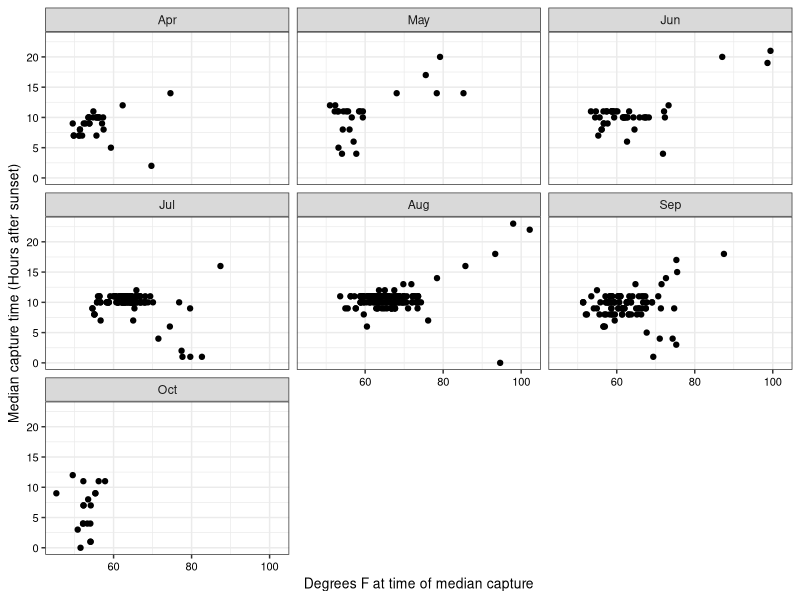
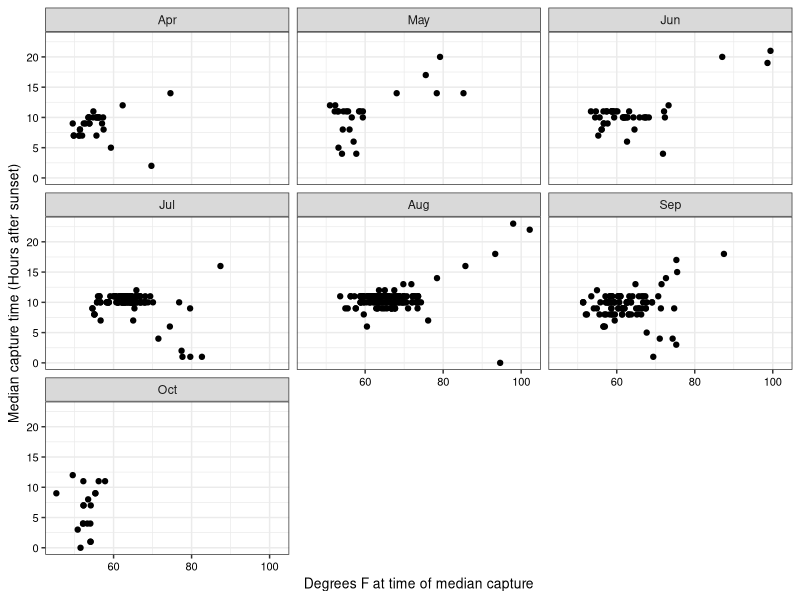

Write R code to recreate these figures, in order.
#===========================================================================#
# script12b_explore_count_and_temperature2.R
# 
# Uses the "combined" data set created in script10 to explore relationsips 
#
# PARTS
# 1. Basic questions about combined data set (multiple obs/night?)(line 14)  
# 2. Examine captures after 7AM (before midnight) (line 64)  
#
# combined--imported as created in script10
# combined3
#  - Night only
#  - Only first obs of night for that site
#  - Additional variables adjust 0 hour to sundown and keep next sun-up in
#    the same Julian day
# combined4 (not yet done)
#  - All captures per night
#  - Additional variables to adjust 0 hour to sundown and keep next sun-up 
#    in the same Julian day (as in 3)
#  - Used to examine whether captures are less likely overall on hotter
#    nights
#  
#===========================================================================#

library(tidyverse)
library(lubridate)

#-- 1. (Heading to be determined) --------

combined <- read_csv("./data/merged_count_and_temp_data.csv")
combined
# A tibble: 1,428 x 11
#   pest_dif site         Yr Mnth.x Julian    Hr degf_avg degf_lo degf_hi rh_avg Mnth.y
#      <dbl> <chr>     <dbl> <chr>   <dbl> <dbl>    <dbl>   <dbl>   <dbl>  <dbl> <chr> 
# 1        1 UCKearney  2019 Jun       153     5     60.2    59.7    61.2   89.8 Jun   
# 2        1 UCKearney  2019 Jul       191     4     61.2    60.3    62.2   83.6 Jul   
# 3        1 UCKearney  2019 Jul       194     4     64.2    63.9    65.1   93.2 Jul 

combined[!complete.cases(combined), ]
#-- Tibble of 0, all complete cases

## Get Julian date reference points for months

# Make Mnth.x into a factor to conserve order
combined[combined$Mnth.x == "Mar", ] # 2 observations, drop them
combined <- combined[combined$Mnth.x != "Mar", ]

combined$Mnth.x <- factor(combined$Mnth.x, levels = c("Apr","May","Jun","Jul","Aug","Sep","Oct"))
combined
levels(combined$Mnth.x)

### Algorithm to shift time and date. This is how we did the time shift in
### script11. See also "julian_date_and_hour_scratch.R". Note that numbering
### of "combined" data sets in this script is different from script11--don't
### switch back and forth.

### Anything after midnight and before sundown (6PM) has the Julian date from 
### the previous day

combined2 <- combined %>% 
  dplyr::mutate(Hr2 = ifelse(Hr >= 18, Hr - 18, Hr + 6),
                Julian2 = ifelse(Hr >= 18, Julian, Julian - 1)) %>% 
  dplyr::arrange(Julian,Hr)
combined2

combined2[!complete.cases(combined2), ]
#-- Tibble of 0, all complete cases

### Get median observation for Julian2. In order to be certain that median
### functions correctly, go from frequency table form (moths per hour of)
### observations) to case format (one observation for each moth)

combined3 <- vcdExtra::expand.dft(combined2, freq = "pest_dif")
#-- goes from 1426 to 3495 observations

combined3[!complete.cases(combined3), ]
#-- Tibble of 0, all complete cases

combined3 <- combined3 %>% 
  group_by(Yr,Julian2,site) %>% 
  dplyr::summarise(Hr2 = quantile(Hr2, probs = 0.25, na.rm = TRUE))
combined3
# A tibble: 560 x 4
# Groups:   Yr, Julian2 [242]
# Yr Julian2 site         Hr2
#   <int>   <int> <fct>      <dbl>
# 1  2019     142 mikewoolf1   8  
# 2  2019     143 mikewoolf1  17  
# 3  2019     144 mikewoolf1  11   

combined3[!complete.cases(combined3), ]
#-- Tibble of 0, all complete cases

# Lost temperature data in summary step above, so merge to source data set
# to get that back
combined4 <- left_join(combined3,combined2)
combined4
# A tibble: 551 x 13
# Groups:   Yr [2]
#      Yr Julian2   Hr2 pest_dif site       Mnth.x Julian    Hr degf_avg degf_lo degf_hi rh_avg Mnth.y
#   <dbl>   <dbl> <dbl>    <dbl> <chr>      <fct>   <dbl> <dbl>    <dbl>   <dbl>   <dbl>  <dbl> <chr> 
# 1  2019     142   8          2 mikewoolf1 May       143     2     53.9    52.7    55     89.3 May   
# 2  2019     143  17          2 mikewoolf1 May       144    11     75.5    72.3    77.2   54.6 May   
# 3  2019     144  11         56 mikewoolf1 May       145     5     54.4    54.1    55     96.2 May   
# 4  2019     147   8         35 mikewoolf1 May       148     2     54.3    53.8    54.9   82.8 May   
# 5  2019     148  11         27 mikewoolf1 May       149     5     58.0    57.2    58.6   94.2 May   
# 6  2019     149  11         22 mikewoolf1 May       150     5     59.4    59.2    59.9   89.3 May   
# 7  2019     150  11          2 mikewoolf1 May       151     5     58.4    57.7    59.2   84.7 May   
# 8  2019     151  11          7 mikewoolf1 Jun       152     5     59.1    58.6    60.3   84.1 Jun   
# 9  2019     152  11          1 UCKearney  Jun       153     5     60.2    59.7    61.2   89.8 Jun   
# 10  2019     154  10.5       NA NA         NA         NA    NA     NA      NA      NA     NA   NA 

#-- Some NAs because in some cases the algorith for median gives a value of x.5

x <- combined3$Hr2[combined3$Hr2%%1 != 0]
x
# [1] 10.5 10.5 10.5 10.5  9.5 10.5 10.5 10.5 10.5 10.5 10.5 11.5 10.5 11.5  8.5  1.5  3.5  4.5 12.5  1.5 10.5 11.5  5.5  1.5  5.5 10.5 10.5 13.5 11.5
#-- Confirms the remark above
length(x)
# [1] 63

combined3 %>% 
  mutate(Hr3 = ifelse(Hr2%%1 != 0,Hr2 - 0.5,Hr2)) %>% 
  filter(Hr3 != Hr2)
# A tibble: 63 x 5
# Groups:   Yr, Julian2 [56]
# Yr Julian2 site          Hr2   Hr3
# <int>   <int> <fct>       <dbl> <dbl>
# 1  2019     154 mikewoolf1   10.5    10
# 2  2019     163 Perez        10.5    10
# 3  2019     179 usda          9.5     9

#-- Confirms proposed fix, no need for yet another variable

# combined3 <- combined3 %>% 
#   mutate(Hr2 = ifelse(Hr2%%1 != 0,Hr2 - 0.5,Hr2))
# combined3

combined3[!complete.cases(combined3), ]
#-- Tibble of 0, all complete cases

combined4 <- left_join(combined3,combined2)
combined4
# A tibble: 714 x 13
# Groups:   Yr, Julian2 [242]
# Yr Julian2 site         Hr2 pest_dif Mnth.x Julian    Hr degf_avg degf_lo degf_hi rh_avg Mnth.y
#   <dbl>   <dbl> <chr>      <dbl>    <dbl> <fct>   <dbl> <dbl>    <dbl>   <dbl>   <dbl>  <dbl> <chr> 
# 1  2019     142 mikewoolf1     8        2 May       143     2     53.9    52.7    55     89.3 May   
# 2  2019     143 mikewoolf1    17        2 May       144    11     75.5    72.3    77.2   54.6 May   
# 3  2019     144 mikewoolf1    11       56 May       145     5     54.4    54.1    55     96.2 May 

combined4[!complete.cases(combined4), ]
# A tibble: 30 x 13
# Groups:   Yr, Julian2 [29]
# Yr Julian2 site          Hr2 pest_dif Mnth.x Julian    Hr degf_avg degf_lo degf_hi rh_avg Mnth.y
#   <dbl>   <dbl> <chr>       <dbl>    <dbl> <fct>   <dbl> <dbl>    <dbl>   <dbl>   <dbl>  <dbl> <chr> 
# 1  2019     184 mikewoolf1     10       NA NA         NA    NA       NA      NA      NA     NA NA    
# 2  2019     233 UCKearney      10       NA NA         NA    NA       NA      NA      NA     NA NA    
# 3  2019     234 Perez          10       NA NA         NA    NA       NA      NA      NA     NA NA    
# 4  2019     235 usda           10       NA NA         NA    NA       NA      NA      NA     NA NA 

#-- In 30 cases the algorithm gives a median value for which there was no 
#-- count in the input data set. This is out of 714 observations--acceptable
#-- loss

combined4 <- combined4[complete.cases(combined4), ]

### Now plot and determine correlations
p1 <- ggplot(combined4, aes(x = degf_avg, y = Hr2)) +
  geom_point() +
  facet_wrap(vars(Mnth.x), ncol = 3, nrow = 4) +
  theme_bw() +
  xlab("Degrees F at time of median capture") +
  ylab("Median capture time (Hours after sunset)") +
  theme(axis.text.x = element_text(color = "black", size = 8),# angle = 45, hjust = 1),
        axis.text.y = element_text(color = "black", size = 8),
        axis.title.x = element_text(color = "black", size = 10),
        axis.title.y = element_text(color = "black", size = 10),
        legend.title = element_text(color = "black", size = 8),
        legend.text = element_text(color = "black", size = 8))

p1

ggsave(filename = "Temp_v_time_med_capture_by_month.jpg", plot = p1, device = "jpg", path = "./results",
       dpi = 300, width = 5.83, height = 5.83, units = "in")

### Examine correlations (if any). The sophisticated way to do this would be
### to use the tidyverse package purr to get subsets into a list and apply
### correlation to each in list. Will use the simple method of subsetting into
### 7 1-mont data sets and using the correlation function 7 times.

# ?subset
# Warning
# This is a convenience function intended for use interactively. For programming 
# it is better to use the standard subsetting functions like [, and in particular
# the non-standard evaluation of argument subset can have unanticipated consequences.

Apr <- combined4[combined4$Mnth.x == "Apr", ]
May <- combined4[combined4$Mnth.x == "May", ]
Jun <- combined4[combined4$Mnth.x == "Jun", ]
Jul <- combined4[combined4$Mnth.x == "Jul", ]
Aug <- combined4[combined4$Mnth.x == "Aug", ]
Sep <- combined4[combined4$Mnth.x == "Sep", ]
Oct <- combined4[combined4$Mnth.x == "Oct", ]

### Correlatons for Apr
cor.test(Apr$degf_avg,Apr$Hr2, method = "spearman")
# 
# Spearman's rank correlation rho
# 
# data:  Apr$degf_avg and Apr$Hr2
# S = 4732, p-value = 0.2426
# alternative hypothesis: true rho is not equal to 0
# sample estimates:
#       rho 
# 0.2092195 
nrow(Apr) # 33

### Correlatons for May
cor.test(May$degf_avg,May$Hr2, method = "spearman")
#      Spearman's rank correlation rho
# 
# Spearman's rank correlation rho
# 
# data:  May$degf_avg and May$Hr2
# S = 2741.1, p-value = 0.08554
# alternative hypothesis: true rho is not equal to 0
# sample estimates:
#       rho 
# 0.3248532 
nrow(May) #29

### Correlatons for Jun
cor.test(Jun$degf_avg,Jun$Hr2, method = "spearman")
#
# Spearman's rank correlation rho
# 
# data:  Jun$degf_avg and Jun$Hr2
# S = 19879, p-value = 0.07757
# alternative hypothesis: true rho is not equal to 0
# sample estimates:
#       rho 
# 0.2422598 
nrow(Jun) #54

### Correlatons for Jul
cor.test(Jul$degf_avg,Jul$Hr2, method = "spearman")
# 
# Spearman's rank correlation rho
# 
# data:  Jul$degf_avg and Jul$Hr2
# S = 681819, p-value = 0.4771
# alternative hypothesis: true rho is not equal to 0
# sample estimates:
#         rho 
# -0.05715582 
nrow(Jul) #157

### Correlatons for Aug
cor.test(Aug$degf_avg,Aug$Hr2, method = "spearman")
# 
# Spearman's rank correlation rho
# 
# data:  Aug$degf_avg and Aug$Hr2
# S = 2140442, p-value = 0.4672
# alternative hypothesis: true rho is not equal to 0
# sample estimates:
#        rho 
# 0.04735413  
nrow(Aug) #238

### Correlatons for Sep
cor.test(Sep$degf_avg,Sep$Hr2, method = "spearman")
# 
# Spearman's rank correlation rho
# 
# data:  Sep$degf_avg and Sep$Hr2
# S = 431802, p-value = 0.07148
# alternative hypothesis: true rho is not equal to 0
# sample estimates:
#       rho 
# 0.1501308 
nrow(Sep) #145

### Correlatons for Oct
cor.test(Oct$degf_avg,Oct$Hr2, method = "spearman")
# 
# Spearman's rank correlation rho
# 
# data:  Oct$degf_avg and Oct$Hr2
# S = 3098.3, p-value = 0.4398
# alternative hypothesis: true rho is not equal to 0
# sample estimates:
#       rho 
# 0.1520793 
nrow(Oct) #28
